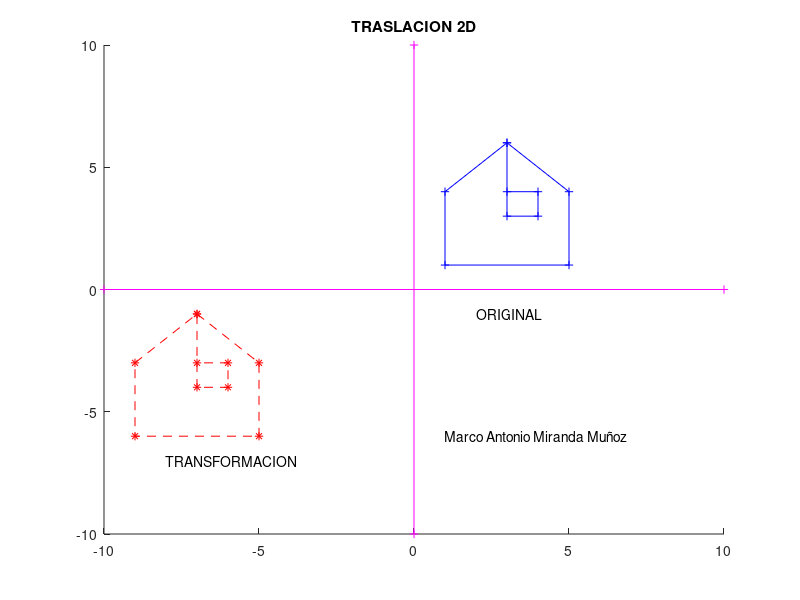

This figure's MATLAB source:
# Traslación 2D básica
# Marco Antonio Miranda Muñoz

clc  #Borra la ventana de comandos
clear all  #Borra todas las variables
close all  #Cierra todas las ventanas abiertas
#format rat
format short
output_precision(2) # utilizar 2 decimales
# Marco Antonio Miranda Muñoz

#***********************************
# Coordenadas homogeneas de una casa
#P = [ 3  5  5  1  1  3  3  4  4  3
#      6  4  1  1  4  6  3  3  4  4
#      1  1  1  1  1  1  1  1  1  1 ]

P1 = [ 3  5  5  1  1  3
       6  4  1  1  4  6
       1  1  1  1  1  1 ];

P2 = [ 3  4  4  3
       3  3  4  4
       1  1  1  1 ];

P = [ P1 P2 ];
mP = P(:,1:4)

#***********************************
#***********************************

# Definir matriz de traslación
Tx = -10
Ty = -7
T = [ 1   0   Tx
      0   1   Ty
      0   0    1 ]

# Operación de "Traslación"
Pp = T*P;
mPp = Pp(:,1:4)

#***********************************
#***********************************
# Marco Antonio Miranda Muñoz

# Graficar P y Pp
hold on
plot(P(1,:), P(2,:), "-+b") # Original en azul
plot(Pp(1,:), Pp(2,:), "--*r") # cambio en rojo

# Darle formato a la gráfica
# Establecer los limites
# de visualizacion
dx = 10;
dy = 10;
axis( [-dx  dx  -dy  dy] )

title("TRASLACION 2D")
text(2, -1, "ORIGINAL")
text(-8,-7, "TRANSFORMACION")
text(1, -6, "Marco Antonio Miranda Muñoz")


# Eje X
Ex = [ -dx   dx
         0    0
         1    1 ];
plot(Ex(1,:), Ex(2,:), "-+m")

# Eje Y
Ey = [   0    0
       -dy   dy
         1    1 ];
plot(Ey(1,:), Ey(2,:), "-+m")
# Marco Antonio Miranda Muñoz
